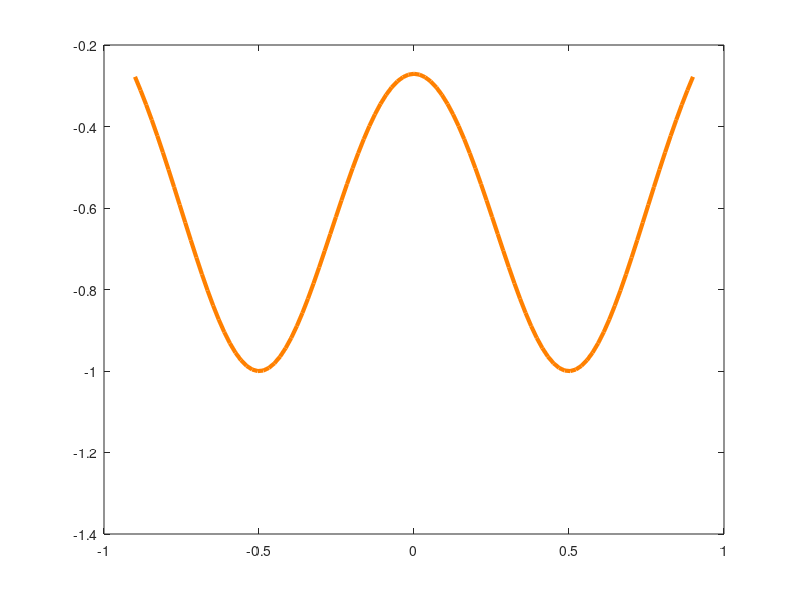

Here is the MATLAB script that generated this plot: (Note: this script raises an error after producing the figure.)
clc
clearvars
close all

% Gaussian-potential BSN sampler integrated with stochastic Heun.

Energy = 1;

a = 1;
b = 0.5;
c = 0.25;

if Energy == 1
    P = linspace(-0.9, 0.9, 101);
    E = -a.*(exp(-(P-b).^2/(2*c^2)) + exp(-(P+b).^2/(2*c^2)));
    Compiled = [P' E']; %#ok<NASGU>

    figure(2)
    plot(P, E, 'LineWidth', 3, 'Color', [1, 0.5, 0])
    ax = gca;
    ax.FontSize = 36;
    ax.LineWidth = 2.5;
    axis square
    box on
    yticks([-0.1 -0.05 0])
end

An = [0.1 0.2 0.3 0.4];
As = 1;
gamma_count = 31;
gamma = linspace(-1.5, 1.5, gamma_count);

tstop = 16;
tstep = 2e-4;
j_max = 1000;
T = 4;
tau = T;
N = tstop/(2*T);
initial = 0;
rngSeed = 1;
rng(rngSeed, 'twister')

nSteps = round(tstop/tstep);
time = (0:nSteps)'*tstep;
nBits = round(tstop/(2*T));
sampleSteps = round(((2*(1:nBits)-1)*T)/tstep);
sampleLookup = zeros(1, nSteps);
sampleLookup(sampleSteps) = 1:nBits;

p = zeros(gamma_count, numel(An));
sampled_bits = zeros(nBits, j_max, gamma_count, numel(An));
representative_trajectories = zeros(nSteps+1, gamma_count, numel(An));
accumulated_global_error_by_gamma = zeros(gamma_count, numel(An));
input_trace = driveTrace(time, As, T);
K = input_trace;

for z = 1:numel(An)
    for k = 1:gamma_count
        xState = initial*ones(1, j_max);
        bits = zeros(nBits, j_max);
        accumulatedTrajectoryError = zeros(1, j_max);
        representative_trajectories(1, k, z) = xState(1);

        for step = 1:nSteps
            tNow = time(step);
            tNext = time(step+1);
            driveNow = driveValue(tNow, As, T);
            driveNext = driveValue(tNext, As, T);
            dW = sqrt(tstep)*randn(1, j_max);

            % The original simulation passes the drive as the Gaussian-center
            % parameter; the energy-only value b is preserved above.
            driftNow = driftGaussian(xState, gamma(k), a, driveNow, c);
            predictor = xState + driftNow*tstep + An(z)*dW;
            driftPredictor = driftGaussian(predictor, gamma(k), a, driveNext, c);
            xState = xState + 0.5*(driftNow + driftPredictor)*tstep ...
                + An(z)*dW;

            secondDerivative = abs(driftSecondDerivativeGaussian( ...
                xState, a, driveNext, c));
            localTruncationError = 0.5.*secondDerivative.*tstep.^2;
            accumulatedTrajectoryError = accumulatedTrajectoryError ...
                + localTruncationError;

            representative_trajectories(step+1, k, z) = xState(1);
            sampleSlot = sampleLookup(step);
            if sampleSlot > 0
                bits(sampleSlot, :) = 0.5*(1 + sign(xState));
            end
        end

        accumulated_global_error_by_gamma(k, z) = ...
            max(accumulatedTrajectoryError);
        sampled_bits(:, :, k, z) = bits;
        p(k, z) = mean(bits(:));
        fprintf('Gaussian Heun: noise %d/%d, gamma %d/%d complete.\n', ...
            z, numel(An), k, gamma_count)
    end
end

accumulated_global_error = max(accumulated_global_error_by_gamma, [], 1);
local_error_definition = '0.5*|d^2 f(t,x)/dx^2|*tstep^2 per step';
global_error_definition = ...
    ['sum of local error along each trajectory; maximum over trajectories ' ...
     'and gamma for each noise level'];

figure(1)
for z = 1:numel(An)
    plot(gamma, p(:, z), 'LineWidth', 1.5)
    hold on
    scatter(gamma, p(:, z), 'filled')
end
axis square
xlabel('\gamma')
ylabel('Probability of bit 1')
legend(compose('An = %.1f', An), 'Location', 'best')

scriptPath = mfilename('fullpath');
outputDir = fileparts(scriptPath);
dataFile = fullfile(outputDir, 'Gaussian_BSN_Heun_data.mat');
integration_method = 'stochastic Heun predictor-corrector';
save(dataFile, 'p', 'gamma', 'An', 'As', 'a', 'b', 'c', 'Energy', ...
    'time', 'input_trace', 'K', 'sampled_bits', ...
    'representative_trajectories', 'tstop', 'tstep', 'j_max', 'T', ...
    'tau', 'N', 'initial', 'rngSeed', 'accumulated_global_error', ...
    'accumulated_global_error_by_gamma', 'local_error_definition', ...
    'global_error_definition', ...
    'integration_method', '-v7.3')
fprintf('Saved simulation data to %s\n', dataFile)

function value = driftGaussian(x, gammaValue, a, center, width)
value = -a.*(((x-center).*exp(-(x-center).^2/(2*width^2))/(width^2)) ...
    + ((x+center).*exp(-(x+center).^2/(2*width^2))/(width^2))) ...
    + gammaValue;
end

function value = driftSecondDerivativeGaussian(x, a, center, width)
left = x - center;
right = x + center;
leftTerm = exp(-left.^2./(2.*width.^2)) .* ...
    (left.^3./width.^6 - 3.*left./width.^4);
rightTerm = exp(-right.^2./(2.*width.^2)) .* ...
    (right.^3./width.^6 - 3.*right./width.^4);
value = -a.*(leftTerm + rightTerm);
end

function value = driveValue(t, amplitude, T)
phase = mod(t, 2*T);
if phase < T
    value = amplitude*(1 - exp(-phase/1e-2));
elseif phase > T
    value = amplitude*exp(-phase/1e-2);
else
    value = amplitude/2;
end
end

function values = driveTrace(t, amplitude, T)
phase = mod(t, 2*T);
values = zeros(size(t));
firstHalf = phase < T;
secondHalf = phase > T;
boundary = ~(firstHalf | secondHalf);
values(firstHalf) = amplitude*(1 - exp(-phase(firstHalf)/1e-2));
values(secondHalf) = amplitude*exp(-phase(secondHalf)/1e-2);
values(boundary) = amplitude/2;
end
